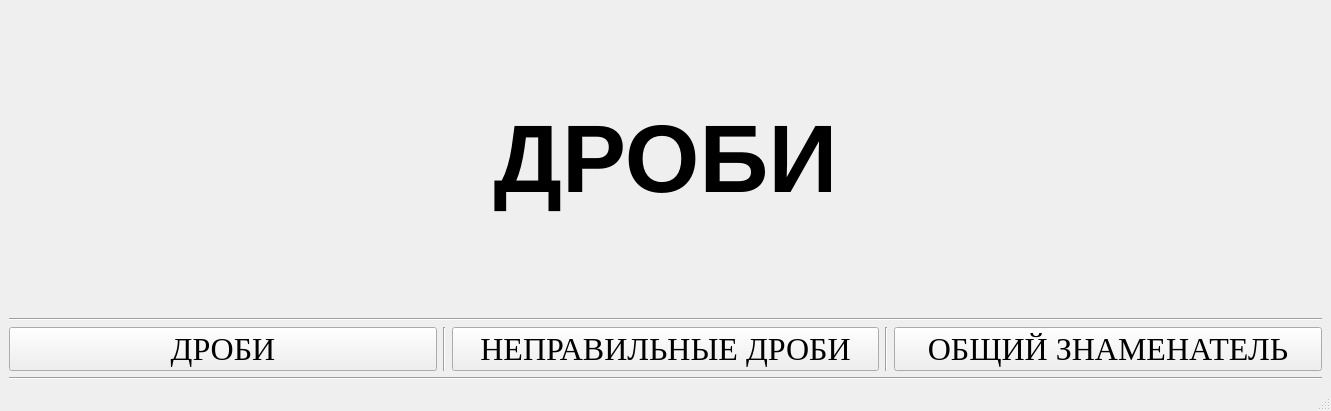
<?xml version="1.0" encoding="UTF-8"?>
<ui version="4.0">
 <class>MainWindow</class>
 <widget class="QMainWindow" name="MainWindow">
  <property name="geometry">
   <rect>
    <x>0</x>
    <y>0</y>
    <width>1331</width>
    <height>411</height>
   </rect>
  </property>
  <property name="windowTitle">
   <string>MainWindow</string>
  </property>
  <widget class="QWidget" name="centralwidget">
   <layout class="QGridLayout" name="gridLayout_2">
    <item row="3" column="1">
     <widget class="Line" name="line_2">
      <property name="orientation">
       <enum>Qt::Vertical</enum>
      </property>
     </widget>
    </item>
    <item row="3" column="4">
     <widget class="QPushButton" name="equations">
      <property name="baseSize">
       <size>
        <width>450</width>
        <height>50</height>
       </size>
      </property>
      <property name="font">
       <font>
        <family>Times New Roman</family>
        <pointsize>24</pointsize>
       </font>
      </property>
      <property name="text">
       <string>ОБЩИЙ ЗНАМЕНАТЕЛЬ</string>
      </property>
     </widget>
    </item>
    <item row="2" column="0" colspan="5">
     <widget class="Line" name="line">
      <property name="orientation">
       <enum>Qt::Horizontal</enum>
      </property>
     </widget>
    </item>
    <item row="3" column="2">
     <widget class="QPushButton" name="measurement">
      <property name="font">
       <font>
        <family>Times New Roman</family>
        <pointsize>24</pointsize>
       </font>
      </property>
      <property name="text">
       <string>НЕПРАВИЛЬНЫЕ ДРОБИ</string>
      </property>
     </widget>
    </item>
    <item row="3" column="0">
     <widget class="QPushButton" name="fractions">
      <property name="font">
       <font>
        <family>Times New Roman</family>
        <pointsize>24</pointsize>
       </font>
      </property>
      <property name="text">
       <string>ДРОБИ</string>
      </property>
     </widget>
    </item>
    <item row="1" column="0" colspan="5">
     <widget class="QLabel" name="textmath">
      <property name="text">
       <string>&lt;html&gt;&lt;head/&gt;&lt;body&gt;&lt;p align=&quot;center&quot;&gt;&lt;span style=&quot; font-size:72pt; font-weight:600;&quot;&gt;ДРОБИ&lt;/span&gt;&lt;/p&gt;&lt;/body&gt;&lt;/html&gt;</string>
      </property>
     </widget>
    </item>
    <item row="3" column="3">
     <widget class="Line" name="line_3">
      <property name="orientation">
       <enum>Qt::Vertical</enum>
      </property>
     </widget>
    </item>
    <item row="4" column="0" colspan="5">
     <widget class="Line" name="line_4">
      <property name="orientation">
       <enum>Qt::Horizontal</enum>
      </property>
     </widget>
    </item>
   </layout>
  </widget>
  <widget class="QMenuBar" name="menubar">
   <property name="geometry">
    <rect>
     <x>0</x>
     <y>0</y>
     <width>1331</width>
     <height>21</height>
    </rect>
   </property>
  </widget>
  <widget class="QStatusBar" name="statusbar"/>
 </widget>
 <resources/>
 <connections/>
</ui>
